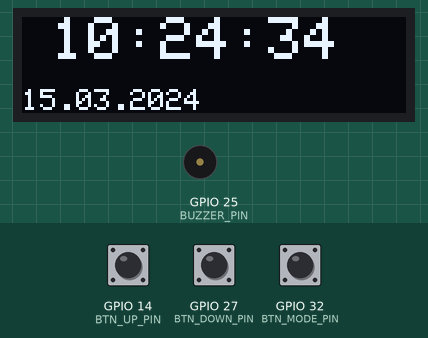
Simulated run of this sketch. Board: ESP32. Shown: 128×32 one-colour display, buzzer (waves = sounding). The inputs (shaded band) are chosen by the test bench; at power-on: GPIO 32 (BTN_MODE_PIN) HIGH, GPIO 14 (BTN_UP_PIN) HIGH, GPIO 27 (BTN_DOWN_PIN) HIGH. WiFi joins after 1.5 s; servers stay silent unless stated; the local clock reads 2024-03-15 10:24:30 at power-on unless the sketch sets it.

Above: at 4.6 s.
4.7 s: GPIO 32 (BTN_MODE_PIN) pulled LOW for 0.15 s
At 6.1 s:
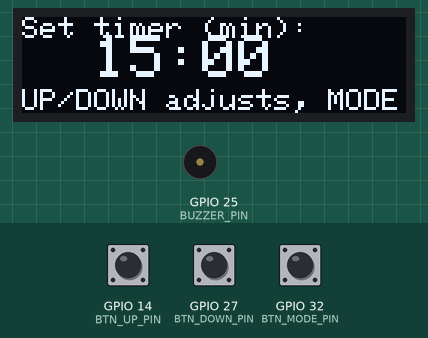
6.9 s: GPIO 32 (BTN_MODE_PIN) pulled LOW for 1 s
At 8.0 s:
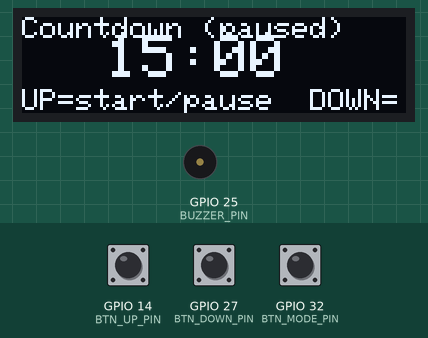
9.4 s: GPIO 14 (BTN_UP_PIN) pulled LOW for 0.15 s
At 12.3 s:
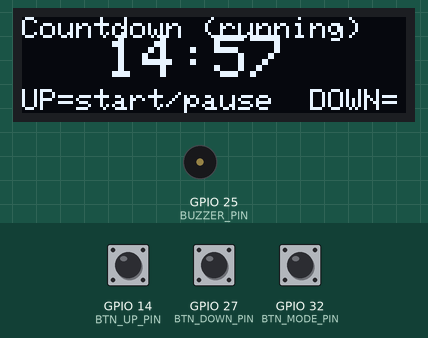
12.5 s: GPIO 32 (BTN_MODE_PIN) pulled LOW for 0.15 s
At 14.5 s:
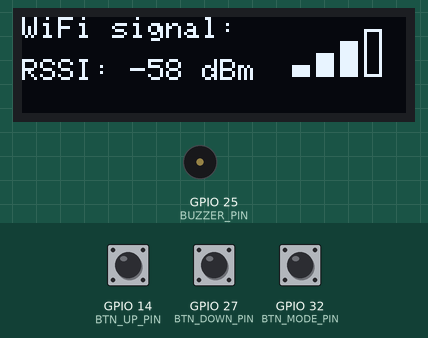
15.0 s: GPIO 32 (BTN_MODE_PIN) pulled LOW for 3.2 s
At 15.21 s:
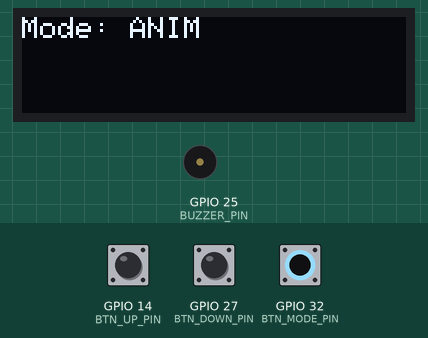
18.8 s: GPIO 32 (BTN_MODE_PIN) pulled LOW for 0.15 s
At 19.0 s:
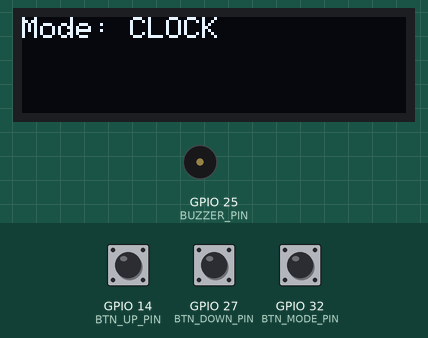
Timing chart, 0 to 21.6 s (numbered marks = the images above; inputs shaded):
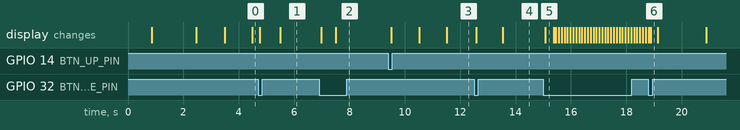

The sketch:

Clock_esp32.ino
```cpp
#include <WiFi.h>
#include "time.h"
#include "esp_sntp.h"
#include <Adafruit_GFX.h>
#include <Adafruit_SSD1306.h>

// ---------- OLED ----------
#define OLED_WIDTH 128
#define OLED_HEIGHT 32
#define OLED_RESET -1
Adafruit_SSD1306 display(OLED_WIDTH, OLED_HEIGHT, &Wire, OLED_RESET);

// ---------- WiFi / Time ----------
const char *ssid = "TP-Link71_IoT";
const char *password = "28465555";
const char *ntpServer1 = "pool.ntp.org";
const char *ntpServer2 = "time.nist.gov";
// Europe/Kyiv with DST rules
const char *time_zone = "EET-2EEST,M3.5.0/3,M10.5.0/4";

// ---------- Pins (from your message) ----------
const int BTN_MODE_PIN = 32;   // cycle modes
const int BTN_UP_PIN   = 14;   // timer up / start/pause
const int BTN_DOWN_PIN = 27;   // timer down / reset
const int BUZZER_PIN   = 25;   // buzzer (use ledc)

// ---------- Button debounce ----------
const unsigned long DEBOUNCE_MS = 50;
struct Button {
  int pin;
  bool activeLow;
  bool state;           // current stable state (true = pressed)
  bool lastRaw;
  unsigned long lastChange;
  unsigned long lastPressTime; // for press detection
};
Button btnMode = {BTN_MODE_PIN, true, false, HIGH, 0, 0};
Button btnUp   = {BTN_UP_PIN, true, false, HIGH, 0, 0};
Button btnDown = {BTN_DOWN_PIN, true, false, HIGH, 0, 0};

void setupButton(Button &b) {
  pinMode(b.pin, INPUT_PULLUP); // using INPUT_PULLUP, active low
  b.lastRaw = digitalRead(b.pin);
  b.state = (b.activeLow ? (b.lastRaw == LOW) : (b.lastRaw == HIGH));
  b.lastChange = millis();
}

// read and debounce, update b.state, return true when a new pressed event detected
bool updateButton(Button &b) {
  bool raw = digitalRead(b.pin);
  unsigned long now = millis();
  if (raw != b.lastRaw) {
    b.lastChange = now;
    b.lastRaw = raw;
  }
  if (now - b.lastChange > DEBOUNCE_MS) {
    bool pressed = b.activeLow ? (raw == LOW) : (raw == HIGH);
    if (pressed != b.state) {
      b.state = pressed;
      if (pressed) {
        b.lastPressTime = now;
        return true; // new press event
      }
    }
  }
  return false;
}

// ---------- Modes ----------
enum Mode {
  MODE_CLOCK = 0,
  MODE_TIMER_SET,
  MODE_COUNTDOWN,
  MODE_WIFI,
  MODE_ANIM,
  MODE_COUNT
};
Mode currentMode = MODE_CLOCK;

// ---------- Timer (minutes 0..15) ----------
int timerSetMinutes = 60; // default
unsigned long timerRemainingMs = 0; // when running
bool timerRunning = false;
unsigned long timerLastTickMs = 0;

// ---------- Buzzer (use LEDC channel for tone) ----------
const int BUZZER_LEDC_CHANNEL = 0;
const int BUZZER_LEDC_FREQ = 2000; // starting freq (not used)
void buzzerBeep(int freq, unsigned long durationMs) {
  ledcWriteTone(BUZZER_LEDC_CHANNEL, freq);
  delay(durationMs);
  ledcWriteTone(BUZZER_LEDC_CHANNEL, 0); // stop
}

// ---------- Display helpers ----------
void oledClear() {
  display.clearDisplay();
  display.setTextColor(SSD1306_WHITE);
}

void oledCenteredTextY(const char *txt, int y, uint8_t size = 1) {
  display.setTextSize(size);
  int16_t x1, y1;
  uint16_t w, h;
  display.getTextBounds(txt, 0, 0, &x1, &y1, &w, &h);
  int x = max(0, (OLED_WIDTH - (int)w) / 2);
  display.setCursor(x, y);
  display.println(txt);
}

// ---------- SNTP callback ----------
void timeavailable(struct timeval *t) {
  // brief on-screen feedback (non-blocking handled elsewhere)
  // we won't use delay here to avoid blocking.
}

// ---------- WiFi signal to bars helper ----------
int rssiToBars(int rssi) {
  if (rssi > -55) return 4;
  if (rssi > -65) return 3;
  if (rssi > -75) return 2;
  if (rssi > -85) return 1;
  return 0;
}

// ---------- Animation state ----------
int animPos = 0;
int animDir = 1;
unsigned long animLastMs = 0;

// ---------- Timing control ----------
unsigned long lastDisplayUpdate = 0;
const unsigned long CLOCK_UPDATE_MS = 1000;  // 1s for clock, timer, wifi
const unsigned long ANIM_UPDATE_MS = 100;    // faster for animation

// ---------- Setup ----------
void setup() {
  Serial.begin(115200);

  // OLED init
  if (!display.begin(SSD1306_SWITCHCAPVCC, 0x3C)) {
    Serial.println("SSD1306 allocation failed");
    while (true) delay(10);
  }
  oledClear();
  display.setTextSize(1);
  display.setCursor(0, 0);
  display.println("Hi there !!!");
  display.display();
  delay(800);

  // Buttons
  setupButton(btnMode);
  setupButton(btnUp);
  setupButton(btnDown);

  // Buzzer via LEDC
  tone(BUZZER_PIN, 2000);
  noTone(BUZZER_PIN);

  // WiFi init (must be before SNTP)
  WiFi.mode(WIFI_STA);
  WiFi.begin(ssid, password);

  oledClear();
  display.setTextSize(1);
  display.setCursor(0, 0);
  display.print("Connecting to:");
  display.setCursor(0, 10);
  display.println(ssid);
  display.display();

  unsigned long wifiStart = millis();
  while (WiFi.status() != WL_CONNECTED) {
    // simple timeout behavior but still wait
    if (millis() - wifiStart > 10000) {
      // keep trying but update message
      oledClear();
      display.setCursor(0, 0);
      display.println("Connecting to:");
      display.println(ssid);
      display.println();
      display.println("Still trying...");
      display.display();
      wifiStart = millis();
    }
    delay(200);
    updateButton(btnMode); updateButton(btnUp); updateButton(btnDown); // allow pressing during connect
  }

  // show connected
  oledClear();
  display.setTextSize(1);
  display.setCursor(0, 0);
  display.println("WiFi connected!");
  display.setCursor(0, 10);
  display.print("IP: ");
  display.println(WiFi.localIP().toString());
  display.display();
  delay(800);

  // SNTP safe init (after WiFi started)
  esp_sntp_servermode_dhcp(1);
  sntp_set_time_sync_notification_cb(timeavailable);
  configTzTime(time_zone, ntpServer1, ntpServer2);

  // small pause for initial sync
  delay(200);

  // initialize timer values
  timerSetMinutes = 15;
  timerRunning = false;
  timerRemainingMs = (unsigned long)timerSetMinutes * 60UL * 1000UL;

  lastDisplayUpdate = 0;
  animLastMs = millis();
}

// ---------- Helpers to draw pages ----------
void drawClockPage() {
  struct tm timeinfo;
  if (!getLocalTime(&timeinfo)) {
    oledClear();
    display.setTextSize(1);
    display.setCursor(0, 0);
    display.println("Waiting NTP...");
    display.display();
    return;
  }

  oledClear();
  // Big time
  char timeStr[16];
  strftime(timeStr, sizeof(timeStr), "%H:%M:%S", &timeinfo);
  display.setTextSize(2);
  display.setCursor(10, 0);
  display.println(timeStr);

  // Date bottom
  char dateStr[20];
  strftime(dateStr, sizeof(dateStr), "%d.%m.%Y", &timeinfo);
  display.setTextSize(1);
  display.setCursor(0, 24);
  display.println(dateStr);

  display.display();
}

void drawTimerSetPage() {
  oledClear();
  display.setTextSize(1);
  display.setCursor(0, 0);
  display.println("Set timer (min):");
  display.setTextSize(2);
  char tbuf[8];
  snprintf(tbuf, sizeof(tbuf), "%02d:00", timerSetMinutes);
  display.setCursor(24, 6);
  display.println(tbuf);

  display.setTextSize(1);
  display.setCursor(0, 24);
  display.println("UP/DOWN adjusts, MODE to run");
  display.display();
}

void drawCountdownPage() {
  oledClear();
  display.setTextSize(1);
  display.setCursor(0, 0);
  display.println(timerRunning ? "Countdown (running)" : "Countdown (paused)");
  // show remaining mm:ss
  unsigned long rem = timerRemainingMs / 1000; // seconds
  int mm = rem / 60;
  int ss = rem % 60;
  char buf[10];
  snprintf(buf, sizeof(buf), "%02d:%02d", mm, ss);
  display.setTextSize(2);
  display.setCursor(28, 6);
  display.println(buf);

  display.setTextSize(1);
  display.setCursor(0, 24);
  display.println("UP=start/pause  DOWN=reset");
  display.display();
}

void drawWifiPage() {
  oledClear();
  display.setTextSize(1);
  display.setCursor(0, 0);
  display.println("WiFi signal:");
  long rssi = WiFi.RSSI();
  int bars = rssiToBars((int)rssi);

  // draw bar icons simple
  int baseX = 90;
  int baseY = 8;
  for (int i = 0; i < 4; ++i) {
    int x = baseX + i*8;
    int h = (i+1) * 4;
    int y = baseY + (12 - h);
    if (i < bars) {
      display.fillRect(x, y, 6, h, SSD1306_WHITE);
    } else {
      display.drawRect(x, y, 6, h, SSD1306_WHITE);
    }
  }

  char rbuf[30];
  snprintf(rbuf, sizeof(rbuf), "RSSI: %ld dBm", rssi);
  display.setTextSize(1);
  display.setCursor(0, 14);
  display.println(rbuf);
  display.display();
}

void drawAnimPage() {
  oledClear();

  // bouncing dot across width
  int x = animPos;
  int y = 12;
  display.fillCircle(x, y, 2, SSD1306_WHITE);

  // label
  display.setTextSize(1);
  display.setCursor(0, 0);
  display.println("Animation");

  display.display();
}

// flash TIME UP screen and beep
void timeUpAlarm() {
  // beep pattern and flash
  for (int i=0; i<6; ++i) {
    oledClear();
    if (i % 2 == 0) {
      display.setTextSize(2);
      display.setCursor(8, 6);
      display.println("TIME UP!");
    } else {
      // screen blank - already clear
    }
    display.display();
    ledcWriteTone(BUZZER_LEDC_CHANNEL, (i%2==0)?1000:0);
    delay(400);
  }
  ledcWriteTone(BUZZER_LEDC_CHANNEL, 0);
}

// ---------- Main loop ----------
void loop() {
  unsigned long now = millis();

  // update buttons (debounced)
  bool modePressed = updateButton(btnMode);
  bool upPressed = updateButton(btnUp);
  bool downPressed = updateButton(btnDown);

  // handle mode button press (cycle)
  if (modePressed) {
    currentMode = Mode((currentMode + 1) % MODE_COUNT);
    // small visual feedback
    oledClear();
    display.setTextSize(1);
    display.setCursor(0, 0);
    switch (currentMode) {
      case MODE_CLOCK: display.println("Mode: CLOCK"); break;
      case MODE_TIMER_SET: display.println("Mode: TIMER SET"); break;
      case MODE_COUNTDOWN: display.println("Mode: COUNTDOWN"); break;
      case MODE_WIFI: display.println("Mode: WIFI"); break;
      case MODE_ANIM: display.println("Mode: ANIM"); break;
      default: display.println("Mode"); break;
    }
    display.display();
    delay(250);
  }

  // handle UP/DOWN depending on mode
  if (upPressed) {
    if (currentMode == MODE_TIMER_SET) {
      if (timerSetMinutes < 15) timerSetMinutes++;
      timerRemainingMs = (unsigned long)timerSetMinutes * 60UL * 1000UL;
    } else if (currentMode == MODE_COUNTDOWN) {
      // start/pause toggle
      timerRunning = !timerRunning;
      if (timerRunning) {
        // resume tick basis
        timerLastTickMs = now;
      }
    }
  }
  if (downPressed) {
    if (currentMode == MODE_TIMER_SET) {
      if (timerSetMinutes > 0) timerSetMinutes--;
      timerRemainingMs = (unsigned long)timerSetMinutes * 60UL * 1000UL;
    } else if (currentMode == MODE_COUNTDOWN) {
      // reset to set value and pause
      timerRunning = false;
      timerRemainingMs = (unsigned long)timerSetMinutes * 60UL * 1000UL;
    }
  }

  // Timer countdown (non-blocking)
  if (currentMode == MODE_COUNTDOWN && timerRunning) {
    unsigned long elapsed = now - timerLastTickMs;
    if (elapsed >= 200) { // update every 200ms for smoothness
      // decrement
      if (timerRemainingMs > elapsed) {
        timerRemainingMs -= elapsed;
      } else {
        timerRemainingMs = 0;
      }
      timerLastTickMs = now;

      // when reaches zero
      if (timerRemainingMs == 0) {
        timerRunning = false;
        // alarm
        timeUpAlarm();
        // reset to set value (optional) - we'll keep it at 0 until reset by user
      }
    }
  } else {
    // keep timerLastTickMs fresh when not running
    timerLastTickMs = now;
  }

  // Display updates depending on mode and timings
  if (currentMode == MODE_ANIM) {
    if (now - animLastMs >= ANIM_UPDATE_MS) {
      animLastMs = now;
      // move anim
      animPos += animDir * 3; // speed
      if (animPos < 4) { animPos = 4; animDir = 1; }
      if (animPos > OLED_WIDTH - 4) { animPos = OLED_WIDTH - 4; animDir = -1; }
      drawAnimPage();
    }
  } else {
    // pages that update ~1s
    if (now - lastDisplayUpdate >= CLOCK_UPDATE_MS) {
      lastDisplayUpdate = now;
      switch (currentMode) {
        case MODE_CLOCK: drawClockPage(); break;
        case MODE_TIMER_SET: drawTimerSetPage(); break;
        case MODE_COUNTDOWN: drawCountdownPage(); break;
        case MODE_WIFI: drawWifiPage(); break;
        default: drawClockPage(); break;
      }
    }
  }

  // tiny yield to avoid watchdog issues
  delay(10);
}
```

Measured:
- after the input at 4.7 s, the display: first changes after 0.07 s (image 1 shows a later state)
- after the input at 6.9 s, the display: first changes after 0.07 s (image 2 shows a later state)
- after the input at 9.4 s, the display: first changes after 0.11 s (image 3 shows a later state)
- after the input at 12.5 s, the display: first changes after 0.07 s (image 4 shows a later state)
- after the input at 15.0 s, the display: changes after 0.06 s (image 5)
- after the input at 18.8 s, the display: first differs from a run without the input after 0.08 s (image 6)
